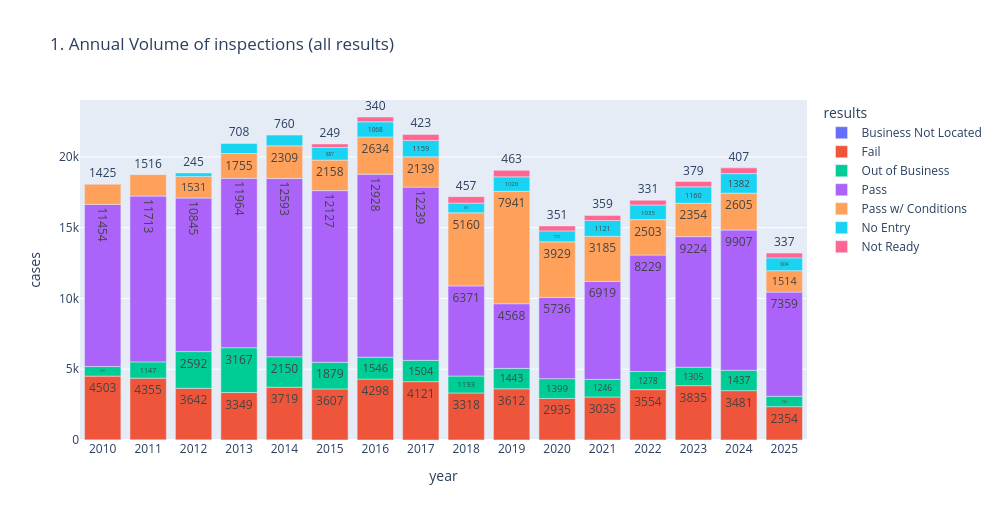

Source (notebook cell):
### Code cell
import plotly.express as px

fig = px.bar(
    cases_risk_all_results,
    x='year',
    y='cases',
    text='cases',
    color='results',
    title='1. Annual Volume of inspections (all results)',
    width=1000,
    height=520
)

fig.show()

### Figure 1 — Plotly figure (JSON) as saved in the notebook; plotly's stock layout.template omitted (floating-point values rounded to 4 significant figures)
{"data": [{"hovertemplate": "results=Business Not Located<br>year=%{x}<br>cases=%{text}<extra></extra>", "legendgroup": "Business Not Located", "marker": {"color": "#636efa", "pattern": {"shape": ""}}, "name": "Business Not Located", "orientation": "v", "showlegend": true, "text": [10.0, 16.0, 11.0, 4.0, 9.0, 4.0, 4.0, 2.0, 6.0, 5.0, 1.0, 3.0, 6.0, 4.0, 7.0, 1.0], "textposition": "auto", "type": "bar", "x": ["2010", "2011", "2012", "2013", "2014", "2015", "2016", "2017", "2018", "2019", "2020", "2021", "2022", "2023", "2024", "2025"], "xaxis": "x", "y": [10, 16, 11, 4, 9, 4, 4, 2, 6, 5, 1, 3, 6, 4, 7, 1], "yaxis": "y"}, {"hovertemplate": "results=Fail<br>year=%{x}<br>cases=%{text}<extra></extra>", "legendgroup": "Fail", "marker": {"color": "#EF553B", "pattern": {"shape": ""}}, "name": "Fail", "orientation": "v", "showlegend": true, "text": [4503.0, 4355.0, 3642.0, 3349.0, 3719.0, 3607.0, 4298.0, 4121.0, 3318.0, 3612.0, 2935.0, 3035.0, 3554.0, 3835.0, 3481.0, 2354.0], "textposition": "auto", "type": "bar", "x": ["2010", "2011", "2012", "2013", "2014", "2015", "2016", "2017", "2018", "2019", "2020", "2021", "2022", "2023", "2024", "2025"], "xaxis": "x", "y": [4503, 4355, 3642, 3349, 3719, 3607, 4298, 4121, 3318, 3612, 2935, 3035, 3554, 3835, 3481, 2354], "yaxis": "y"}, {"hovertemplate": "results=Out of Business<br>year=%{x}<br>cases=%{text}<extra></extra>", "legendgroup": "Out of Business", "marker": {"color": "#00cc96", "pattern": {"shape": ""}}, "name": "Out of Business", "orientation": "v", "showlegend": true, "text": [676.0, 1147.0, 2592.0, 3167.0, 2150.0, 1879.0, 1546.0, 1504.0, 1193.0, 1443.0, 1399.0, 1246.0, 1278.0, 1305.0, 1437.0, 734.0], "textposition": "auto", "type": "bar", "x": ["2010", "2011", "2012", "2013", "2014", "2015", "2016", "2017", "2018", "2019", "2020", "2021", "2022", "2023", "2024", "2025"], "xaxis": "x", "y": [676, 1147, 2592, 3167, 2150, 1879, 1546, 1504, 1193, 1443, 1399, 1246, 1278, 1305, 1437, 734], "yaxis": "y"}, {"hovertemplate": "results=Pass<br>year=%{x}<br>cases=%{text}<extra></extra>", "legendgroup": "Pass", "marker": {"color": "#ab63fa", "pattern": {"shape": ""}}, "name": "Pass", "orientation": "v", "showlegend": true, "text": [11450.0, 11710.0, 10840.0, 11960.0, 12590.0, 12130.0, 12930.0, 12240.0, 6371.0, 4568.0, 5736.0, 6919.0, 8229.0, 9224.0, 9907.0, 7359.0], "textposition": "auto", "type": "bar", "x": ["2010", "2011", "2012", "2013", "2014", "2015", "2016", "2017", "2018", "2019", "2020", "2021", "2022", "2023", "2024", "2025"], "xaxis": "x", "y": [11454, 11713, 10845, 11964, 12593, 12127, 12928, 12239, 6371, 4568, 5736, 6919, 8229, 9224, 9907, 7359], "yaxis": "y"}, {"hovertemplate": "results=Pass w/ Conditions<br>year=%{x}<br>cases=%{text}<extra></extra>", "legendgroup": "Pass w/ Conditions", "marker": {"color": "#FFA15A", "pattern": {"shape": ""}}, "name": "Pass w/ Conditions", "orientation": "v", "showlegend": true, "text": [1425.0, 1516.0, 1531.0, 1755.0, 2309.0, 2158.0, 2634.0, 2139.0, 5160.0, 7941.0, 3929.0, 3185.0, 2503.0, 2354.0, 2605.0, 1514.0], "textposition": "auto", "type": "bar", "x": ["2010", "2011", "2012", "2013", "2014", "2015", "2016", "2017", "2018", "2019", "2020", "2021", "2022", "2023", "2024", "2025"], "xaxis": "x", "y": [1425, 1516, 1531, 1755, 2309, 2158, 2634, 2139, 5160, 7941, 3929, 3185, 2503, 2354, 2605, 1514], "yaxis": "y"}, {"hovertemplate": "results=No Entry<br>year=%{x}<br>cases=%{text}<extra></extra>", "legendgroup": "No Entry", "marker": {"color": "#19d3f3", "pattern": {"shape": ""}}, "name": "No Entry", "orientation": "v", "showlegend": true, "text": [245.0, 708.0, 760.0, 887.0, 1068.0, 1159.0, 687.0, 1020.0, 772.0, 1121.0, 1035.0, 1160.0, 1382.0, 904.0], "textposition": "auto", "type": "bar", "x": ["2012", "2013", "2014", "2015", "2016", "2017", "2018", "2019", "2020", "2021", "2022", "2023", "2024", "2025"], "xaxis": "x", "y": [245, 708, 760, 887, 1068, 1159, 687, 1020, 772, 1121, 1035, 1160, 1382, 904], "yaxis": "y"}, {"hovertemplate": "results=Not Ready<br>year=%{x}<br>cases=%{text}<extra></extra>", "legendgroup": "Not Ready", "marker": {"color": "#FF6692", "pattern": {"shape": ""}}, "name": "Not Ready", "orientation": "v", "showlegend": true, "text": [249.0, 340.0, 423.0, 457.0, 463.0, 351.0, 359.0, 331.0, 379.0, 407.0, 337.0], "textposition": "auto", "type": "bar", "x": ["2015", "2016", "2017", "2018", "2019", "2020", "2021", "2022", "2023", "2024", "2025"], "xaxis": "x", "y": [249, 340, 423, 457, 463, 351, 359, 331, 379, 407, 337], "yaxis": "y"}], "layout": {"barmode": "relative", "height": 520, "legend": {"title": {"text": "results"}, "tracegroupgap": 0}, "title": {"text": "1. Annual Volume of inspections (all results)"}, "width": 1000, "xaxis": {"anchor": "y", "domain": [0, 1], "title": {"text": "year"}}, "yaxis": {"anchor": "x", "domain": [0, 1], "title": {"text": "cases"}}}}
